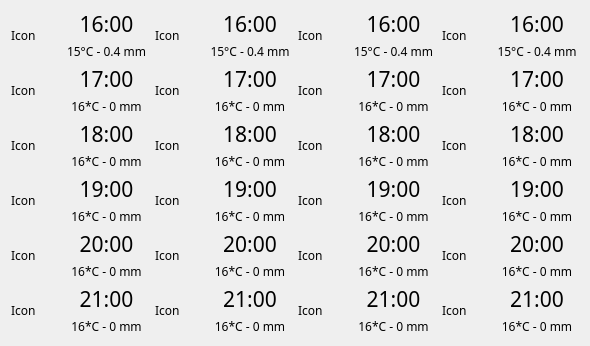
<?xml version="1.0" encoding="UTF-8"?>
<ui version="4.0">
 <class>Form</class>
 <widget class="QWidget" name="Form">
  <property name="geometry">
   <rect>
    <x>0</x>
    <y>0</y>
    <width>590</width>
    <height>346</height>
   </rect>
  </property>
  <property name="minimumSize">
   <size>
    <width>590</width>
    <height>346</height>
   </size>
  </property>
  <property name="maximumSize">
   <size>
    <width>590</width>
    <height>346</height>
   </size>
  </property>
  <property name="windowTitle">
   <string>Form</string>
  </property>
  <layout class="QHBoxLayout" name="horizontalLayout_2">
   <item>
    <layout class="QVBoxLayout" name="verticalLayout_3">
     <item>
      <layout class="QHBoxLayout" name="horizontalLayout_4">
       <item>
        <widget class="QLabel" name="icon_0">
         <property name="minimumSize">
          <size>
           <width>47</width>
           <height>47</height>
          </size>
         </property>
         <property name="maximumSize">
          <size>
           <width>47</width>
           <height>47</height>
          </size>
         </property>
         <property name="font">
          <font>
           <family>Cascadia Mono</family>
          </font>
         </property>
         <property name="text">
          <string>Icon</string>
         </property>
        </widget>
       </item>
       <item>
        <layout class="QVBoxLayout" name="verticalLayout_7">
         <item>
          <widget class="QLabel" name="time_0">
           <property name="font">
            <font>
             <family>Cascadia Mono</family>
             <pointsize>16</pointsize>
            </font>
           </property>
           <property name="text">
            <string>16:00</string>
           </property>
           <property name="alignment">
            <set>Qt::AlignCenter</set>
           </property>
          </widget>
         </item>
         <item>
          <widget class="QLabel" name="info_0">
           <property name="font">
            <font>
             <family>Cascadia Mono</family>
            </font>
           </property>
           <property name="text">
            <string>15°C - 0.4 mm</string>
           </property>
           <property name="alignment">
            <set>Qt::AlignCenter</set>
           </property>
          </widget>
         </item>
        </layout>
       </item>
      </layout>
     </item>
     <item>
      <layout class="QHBoxLayout" name="horizontalLayout_7">
       <item>
        <widget class="QLabel" name="icon_1">
         <property name="minimumSize">
          <size>
           <width>47</width>
           <height>47</height>
          </size>
         </property>
         <property name="maximumSize">
          <size>
           <width>47</width>
           <height>47</height>
          </size>
         </property>
         <property name="font">
          <font>
           <family>Cascadia Mono</family>
          </font>
         </property>
         <property name="text">
          <string>Icon</string>
         </property>
        </widget>
       </item>
       <item>
        <layout class="QVBoxLayout" name="verticalLayout_10">
         <item>
          <widget class="QLabel" name="time_1">
           <property name="font">
            <font>
             <family>Cascadia Mono</family>
             <pointsize>16</pointsize>
            </font>
           </property>
           <property name="text">
            <string>17:00</string>
           </property>
           <property name="alignment">
            <set>Qt::AlignCenter</set>
           </property>
          </widget>
         </item>
         <item>
          <widget class="QLabel" name="info_1">
           <property name="font">
            <font>
             <family>Cascadia Mono</family>
            </font>
           </property>
           <property name="text">
            <string>16*C - 0 mm</string>
           </property>
           <property name="alignment">
            <set>Qt::AlignCenter</set>
           </property>
          </widget>
         </item>
        </layout>
       </item>
      </layout>
     </item>
     <item>
      <layout class="QHBoxLayout" name="horizontalLayout_8">
       <item>
        <widget class="QLabel" name="icon_2">
         <property name="minimumSize">
          <size>
           <width>47</width>
           <height>47</height>
          </size>
         </property>
         <property name="maximumSize">
          <size>
           <width>47</width>
           <height>47</height>
          </size>
         </property>
         <property name="font">
          <font>
           <family>Cascadia Mono</family>
          </font>
         </property>
         <property name="text">
          <string>Icon</string>
         </property>
        </widget>
       </item>
       <item>
        <layout class="QVBoxLayout" name="verticalLayout_11">
         <item>
          <widget class="QLabel" name="time_2">
           <property name="font">
            <font>
             <family>Cascadia Mono</family>
             <pointsize>16</pointsize>
            </font>
           </property>
           <property name="text">
            <string>18:00</string>
           </property>
           <property name="alignment">
            <set>Qt::AlignCenter</set>
           </property>
          </widget>
         </item>
         <item>
          <widget class="QLabel" name="info_2">
           <property name="font">
            <font>
             <family>Cascadia Mono</family>
            </font>
           </property>
           <property name="text">
            <string>16*C - 0 mm</string>
           </property>
           <property name="alignment">
            <set>Qt::AlignCenter</set>
           </property>
          </widget>
         </item>
        </layout>
       </item>
      </layout>
     </item>
     <item>
      <layout class="QHBoxLayout" name="horizontalLayout_6">
       <item>
        <widget class="QLabel" name="icon_3">
         <property name="minimumSize">
          <size>
           <width>47</width>
           <height>47</height>
          </size>
         </property>
         <property name="maximumSize">
          <size>
           <width>47</width>
           <height>47</height>
          </size>
         </property>
         <property name="font">
          <font>
           <family>Cascadia Mono</family>
          </font>
         </property>
         <property name="text">
          <string>Icon</string>
         </property>
        </widget>
       </item>
       <item>
        <layout class="QVBoxLayout" name="verticalLayout_12">
         <item>
          <widget class="QLabel" name="time_3">
           <property name="font">
            <font>
             <family>Cascadia Mono</family>
             <pointsize>16</pointsize>
            </font>
           </property>
           <property name="text">
            <string>19:00</string>
           </property>
           <property name="alignment">
            <set>Qt::AlignCenter</set>
           </property>
          </widget>
         </item>
         <item>
          <widget class="QLabel" name="info_3">
           <property name="font">
            <font>
             <family>Cascadia Mono</family>
            </font>
           </property>
           <property name="text">
            <string>16*C - 0 mm</string>
           </property>
           <property name="alignment">
            <set>Qt::AlignCenter</set>
           </property>
          </widget>
         </item>
        </layout>
       </item>
      </layout>
     </item>
     <item>
      <layout class="QHBoxLayout" name="horizontalLayout_5">
       <item>
        <widget class="QLabel" name="icon_4">
         <property name="minimumSize">
          <size>
           <width>47</width>
           <height>47</height>
          </size>
         </property>
         <property name="maximumSize">
          <size>
           <width>47</width>
           <height>47</height>
          </size>
         </property>
         <property name="font">
          <font>
           <family>Cascadia Mono</family>
          </font>
         </property>
         <property name="text">
          <string>Icon</string>
         </property>
        </widget>
       </item>
       <item>
        <layout class="QVBoxLayout" name="verticalLayout_13">
         <item>
          <widget class="QLabel" name="time_4">
           <property name="font">
            <font>
             <family>Cascadia Mono</family>
             <pointsize>16</pointsize>
            </font>
           </property>
           <property name="text">
            <string>20:00</string>
           </property>
           <property name="alignment">
            <set>Qt::AlignCenter</set>
           </property>
          </widget>
         </item>
         <item>
          <widget class="QLabel" name="info_4">
           <property name="font">
            <font>
             <family>Cascadia Mono</family>
            </font>
           </property>
           <property name="text">
            <string>16*C - 0 mm</string>
           </property>
           <property name="alignment">
            <set>Qt::AlignCenter</set>
           </property>
          </widget>
         </item>
        </layout>
       </item>
      </layout>
     </item>
     <item>
      <layout class="QHBoxLayout" name="horizontalLayout_3">
       <item>
        <widget class="QLabel" name="icon_5">
         <property name="minimumSize">
          <size>
           <width>47</width>
           <height>47</height>
          </size>
         </property>
         <property name="maximumSize">
          <size>
           <width>47</width>
           <height>47</height>
          </size>
         </property>
         <property name="font">
          <font>
           <family>Cascadia Mono</family>
          </font>
         </property>
         <property name="text">
          <string>Icon</string>
         </property>
        </widget>
       </item>
       <item>
        <layout class="QVBoxLayout" name="verticalLayout_14">
         <item>
          <widget class="QLabel" name="time_5">
           <property name="font">
            <font>
             <family>Cascadia Mono</family>
             <pointsize>16</pointsize>
            </font>
           </property>
           <property name="text">
            <string>21:00</string>
           </property>
           <property name="alignment">
            <set>Qt::AlignCenter</set>
           </property>
          </widget>
         </item>
         <item>
          <widget class="QLabel" name="info_5">
           <property name="font">
            <font>
             <family>Cascadia Mono</family>
            </font>
           </property>
           <property name="text">
            <string>16*C - 0 mm</string>
           </property>
           <property name="alignment">
            <set>Qt::AlignCenter</set>
           </property>
          </widget>
         </item>
        </layout>
       </item>
      </layout>
     </item>
    </layout>
   </item>
   <item>
    <layout class="QVBoxLayout" name="verticalLayout_4">
     <item>
      <layout class="QHBoxLayout" name="horizontalLayout_9">
       <item>
        <widget class="QLabel" name="icon_6">
         <property name="minimumSize">
          <size>
           <width>47</width>
           <height>47</height>
          </size>
         </property>
         <property name="maximumSize">
          <size>
           <width>47</width>
           <height>47</height>
          </size>
         </property>
         <property name="font">
          <font>
           <family>Cascadia Mono</family>
          </font>
         </property>
         <property name="text">
          <string>Icon</string>
         </property>
        </widget>
       </item>
       <item>
        <layout class="QVBoxLayout" name="verticalLayout_15">
         <item>
          <widget class="QLabel" name="time_6">
           <property name="font">
            <font>
             <family>Cascadia Mono</family>
             <pointsize>16</pointsize>
            </font>
           </property>
           <property name="text">
            <string>16:00</string>
           </property>
           <property name="alignment">
            <set>Qt::AlignCenter</set>
           </property>
          </widget>
         </item>
         <item>
          <widget class="QLabel" name="info_6">
           <property name="font">
            <font>
             <family>Cascadia Mono</family>
            </font>
           </property>
           <property name="text">
            <string>15°C - 0.4 mm</string>
           </property>
           <property name="alignment">
            <set>Qt::AlignCenter</set>
           </property>
          </widget>
         </item>
        </layout>
       </item>
      </layout>
     </item>
     <item>
      <layout class="QHBoxLayout" name="horizontalLayout_10">
       <item>
        <widget class="QLabel" name="icon_7">
         <property name="minimumSize">
          <size>
           <width>47</width>
           <height>47</height>
          </size>
         </property>
         <property name="maximumSize">
          <size>
           <width>47</width>
           <height>47</height>
          </size>
         </property>
         <property name="font">
          <font>
           <family>Cascadia Mono</family>
          </font>
         </property>
         <property name="text">
          <string>Icon</string>
         </property>
        </widget>
       </item>
       <item>
        <layout class="QVBoxLayout" name="verticalLayout_16">
         <item>
          <widget class="QLabel" name="time_7">
           <property name="font">
            <font>
             <family>Cascadia Mono</family>
             <pointsize>16</pointsize>
            </font>
           </property>
           <property name="text">
            <string>17:00</string>
           </property>
           <property name="alignment">
            <set>Qt::AlignCenter</set>
           </property>
          </widget>
         </item>
         <item>
          <widget class="QLabel" name="info_7">
           <property name="font">
            <font>
             <family>Cascadia Mono</family>
            </font>
           </property>
           <property name="text">
            <string>16*C - 0 mm</string>
           </property>
           <property name="alignment">
            <set>Qt::AlignCenter</set>
           </property>
          </widget>
         </item>
        </layout>
       </item>
      </layout>
     </item>
     <item>
      <layout class="QHBoxLayout" name="horizontalLayout_11">
       <item>
        <widget class="QLabel" name="icon_8">
         <property name="minimumSize">
          <size>
           <width>47</width>
           <height>47</height>
          </size>
         </property>
         <property name="maximumSize">
          <size>
           <width>47</width>
           <height>47</height>
          </size>
         </property>
         <property name="font">
          <font>
           <family>Cascadia Mono</family>
          </font>
         </property>
         <property name="text">
          <string>Icon</string>
         </property>
        </widget>
       </item>
       <item>
        <layout class="QVBoxLayout" name="verticalLayout_17">
         <item>
          <widget class="QLabel" name="time_8">
           <property name="font">
            <font>
             <family>Cascadia Mono</family>
             <pointsize>16</pointsize>
            </font>
           </property>
           <property name="text">
            <string>18:00</string>
           </property>
           <property name="alignment">
            <set>Qt::AlignCenter</set>
           </property>
          </widget>
         </item>
         <item>
          <widget class="QLabel" name="info_8">
           <property name="font">
            <font>
             <family>Cascadia Mono</family>
            </font>
           </property>
           <property name="text">
            <string>16*C - 0 mm</string>
           </property>
           <property name="alignment">
            <set>Qt::AlignCenter</set>
           </property>
          </widget>
         </item>
        </layout>
       </item>
      </layout>
     </item>
     <item>
      <layout class="QHBoxLayout" name="horizontalLayout_12">
       <item>
        <widget class="QLabel" name="icon_9">
         <property name="minimumSize">
          <size>
           <width>47</width>
           <height>47</height>
          </size>
         </property>
         <property name="maximumSize">
          <size>
           <width>47</width>
           <height>47</height>
          </size>
         </property>
         <property name="font">
          <font>
           <family>Cascadia Mono</family>
          </font>
         </property>
         <property name="text">
          <string>Icon</string>
         </property>
        </widget>
       </item>
       <item>
        <layout class="QVBoxLayout" name="verticalLayout_18">
         <item>
          <widget class="QLabel" name="time_9">
           <property name="font">
            <font>
             <family>Cascadia Mono</family>
             <pointsize>16</pointsize>
            </font>
           </property>
           <property name="text">
            <string>19:00</string>
           </property>
           <property name="alignment">
            <set>Qt::AlignCenter</set>
           </property>
          </widget>
         </item>
         <item>
          <widget class="QLabel" name="info_9">
           <property name="font">
            <font>
             <family>Cascadia Mono</family>
            </font>
           </property>
           <property name="text">
            <string>16*C - 0 mm</string>
           </property>
           <property name="alignment">
            <set>Qt::AlignCenter</set>
           </property>
          </widget>
         </item>
        </layout>
       </item>
      </layout>
     </item>
     <item>
      <layout class="QHBoxLayout" name="horizontalLayout_13">
       <item>
        <widget class="QLabel" name="icon_10">
         <property name="minimumSize">
          <size>
           <width>47</width>
           <height>47</height>
          </size>
         </property>
         <property name="maximumSize">
          <size>
           <width>47</width>
           <height>47</height>
          </size>
         </property>
         <property name="font">
          <font>
           <family>Cascadia Mono</family>
          </font>
         </property>
         <property name="text">
          <string>Icon</string>
         </property>
        </widget>
       </item>
       <item>
        <layout class="QVBoxLayout" name="verticalLayout_19">
         <item>
          <widget class="QLabel" name="time_10">
           <property name="font">
            <font>
             <family>Cascadia Mono</family>
             <pointsize>16</pointsize>
            </font>
           </property>
           <property name="text">
            <string>20:00</string>
           </property>
           <property name="alignment">
            <set>Qt::AlignCenter</set>
           </property>
          </widget>
         </item>
         <item>
          <widget class="QLabel" name="info_10">
           <property name="font">
            <font>
             <family>Cascadia Mono</family>
            </font>
           </property>
           <property name="text">
            <string>16*C - 0 mm</string>
           </property>
           <property name="alignment">
            <set>Qt::AlignCenter</set>
           </property>
          </widget>
         </item>
        </layout>
       </item>
      </layout>
     </item>
     <item>
      <layout class="QHBoxLayout" name="horizontalLayout_14">
       <item>
        <widget class="QLabel" name="icon_11">
         <property name="minimumSize">
          <size>
           <width>47</width>
           <height>47</height>
          </size>
         </property>
         <property name="maximumSize">
          <size>
           <width>47</width>
           <height>47</height>
          </size>
         </property>
         <property name="font">
          <font>
           <family>Cascadia Mono</family>
          </font>
         </property>
         <property name="text">
          <string>Icon</string>
         </property>
        </widget>
       </item>
       <item>
        <layout class="QVBoxLayout" name="verticalLayout_20">
         <item>
          <widget class="QLabel" name="time_11">
           <property name="font">
            <font>
             <family>Cascadia Mono</family>
             <pointsize>16</pointsize>
            </font>
           </property>
           <property name="text">
            <string>21:00</string>
           </property>
           <property name="alignment">
            <set>Qt::AlignCenter</set>
           </property>
          </widget>
         </item>
         <item>
          <widget class="QLabel" name="info_11">
           <property name="font">
            <font>
             <family>Cascadia Mono</family>
            </font>
           </property>
           <property name="text">
            <string>16*C - 0 mm</string>
           </property>
           <property name="alignment">
            <set>Qt::AlignCenter</set>
           </property>
          </widget>
         </item>
        </layout>
       </item>
      </layout>
     </item>
    </layout>
   </item>
   <item>
    <layout class="QVBoxLayout" name="verticalLayout_5">
     <item>
      <layout class="QHBoxLayout" name="horizontalLayout_15">
       <item>
        <widget class="QLabel" name="icon_12">
         <property name="minimumSize">
          <size>
           <width>47</width>
           <height>47</height>
          </size>
         </property>
         <property name="maximumSize">
          <size>
           <width>47</width>
           <height>47</height>
          </size>
         </property>
         <property name="font">
          <font>
           <family>Cascadia Mono</family>
          </font>
         </property>
         <property name="text">
          <string>Icon</string>
         </property>
        </widget>
       </item>
       <item>
        <layout class="QVBoxLayout" name="verticalLayout_21">
         <item>
          <widget class="QLabel" name="time_12">
           <property name="font">
            <font>
             <family>Cascadia Mono</family>
             <pointsize>16</pointsize>
            </font>
           </property>
           <property name="text">
            <string>16:00</string>
           </property>
           <property name="alignment">
            <set>Qt::AlignCenter</set>
           </property>
          </widget>
         </item>
         <item>
          <widget class="QLabel" name="info_12">
           <property name="font">
            <font>
             <family>Cascadia Mono</family>
            </font>
           </property>
           <property name="text">
            <string>15°C - 0.4 mm</string>
           </property>
           <property name="alignment">
            <set>Qt::AlignCenter</set>
           </property>
          </widget>
         </item>
        </layout>
       </item>
      </layout>
     </item>
     <item>
      <layout class="QHBoxLayout" name="horizontalLayout_16">
       <item>
        <widget class="QLabel" name="icon_13">
         <property name="minimumSize">
          <size>
           <width>47</width>
           <height>47</height>
          </size>
         </property>
         <property name="maximumSize">
          <size>
           <width>47</width>
           <height>47</height>
          </size>
         </property>
         <property name="font">
          <font>
           <family>Cascadia Mono</family>
          </font>
         </property>
         <property name="text">
          <string>Icon</string>
         </property>
        </widget>
       </item>
       <item>
        <layout class="QVBoxLayout" name="verticalLayout_22">
         <item>
          <widget class="QLabel" name="time_13">
           <property name="font">
            <font>
             <family>Cascadia Mono</family>
             <pointsize>16</pointsize>
            </font>
           </property>
           <property name="text">
            <string>17:00</string>
           </property>
           <property name="alignment">
            <set>Qt::AlignCenter</set>
           </property>
          </widget>
         </item>
         <item>
          <widget class="QLabel" name="info_13">
           <property name="font">
            <font>
             <family>Cascadia Mono</family>
            </font>
           </property>
           <property name="text">
            <string>16*C - 0 mm</string>
           </property>
           <property name="alignment">
            <set>Qt::AlignCenter</set>
           </property>
          </widget>
         </item>
        </layout>
       </item>
      </layout>
     </item>
     <item>
      <layout class="QHBoxLayout" name="horizontalLayout_17">
       <item>
        <widget class="QLabel" name="icon_14">
         <property name="minimumSize">
          <size>
           <width>47</width>
           <height>47</height>
          </size>
         </property>
         <property name="maximumSize">
          <size>
           <width>47</width>
           <height>47</height>
          </size>
         </property>
         <property name="font">
          <font>
           <family>Cascadia Mono</family>
          </font>
         </property>
         <property name="text">
          <string>Icon</string>
         </property>
        </widget>
       </item>
       <item>
        <layout class="QVBoxLayout" name="verticalLayout_23">
         <item>
          <widget class="QLabel" name="time_14">
           <property name="font">
            <font>
             <family>Cascadia Mono</family>
             <pointsize>16</pointsize>
            </font>
           </property>
           <property name="text">
            <string>18:00</string>
           </property>
           <property name="alignment">
            <set>Qt::AlignCenter</set>
           </property>
          </widget>
         </item>
         <item>
          <widget class="QLabel" name="info_14">
           <property name="font">
            <font>
             <family>Cascadia Mono</family>
            </font>
           </property>
           <property name="text">
            <string>16*C - 0 mm</string>
           </property>
           <property name="alignment">
            <set>Qt::AlignCenter</set>
           </property>
          </widget>
         </item>
        </layout>
       </item>
      </layout>
     </item>
     <item>
      <layout class="QHBoxLayout" name="horizontalLayout_18">
       <item>
        <widget class="QLabel" name="icon_15">
         <property name="minimumSize">
          <size>
           <width>47</width>
           <height>47</height>
          </size>
         </property>
         <property name="maximumSize">
          <size>
           <width>47</width>
           <height>47</height>
          </size>
         </property>
         <property name="font">
          <font>
           <family>Cascadia Mono</family>
          </font>
         </property>
         <property name="text">
          <string>Icon</string>
         </property>
        </widget>
       </item>
       <item>
        <layout class="QVBoxLayout" name="verticalLayout_24">
         <item>
          <widget class="QLabel" name="time_15">
           <property name="font">
            <font>
             <family>Cascadia Mono</family>
             <pointsize>16</pointsize>
            </font>
           </property>
           <property name="text">
            <string>19:00</string>
           </property>
           <property name="alignment">
            <set>Qt::AlignCenter</set>
           </property>
          </widget>
         </item>
         <item>
          <widget class="QLabel" name="info_15">
           <property name="font">
            <font>
             <family>Cascadia Mono</family>
            </font>
           </property>
           <property name="text">
            <string>16*C - 0 mm</string>
           </property>
           <property name="alignment">
            <set>Qt::AlignCenter</set>
           </property>
          </widget>
         </item>
        </layout>
       </item>
      </layout>
     </item>
     <item>
      <layout class="QHBoxLayout" name="horizontalLayout_19">
       <item>
        <widget class="QLabel" name="icon_16">
         <property name="minimumSize">
          <size>
           <width>47</width>
           <height>47</height>
          </size>
         </property>
         <property name="maximumSize">
          <size>
           <width>47</width>
           <height>47</height>
          </size>
         </property>
         <property name="font">
          <font>
           <family>Cascadia Mono</family>
          </font>
         </property>
         <property name="text">
          <string>Icon</string>
         </property>
        </widget>
       </item>
       <item>
        <layout class="QVBoxLayout" name="verticalLayout_25">
         <item>
          <widget class="QLabel" name="time_16">
           <property name="font">
            <font>
             <family>Cascadia Mono</family>
             <pointsize>16</pointsize>
            </font>
           </property>
           <property name="text">
            <string>20:00</string>
           </property>
           <property name="alignment">
            <set>Qt::AlignCenter</set>
           </property>
          </widget>
         </item>
         <item>
          <widget class="QLabel" name="info_16">
           <property name="font">
            <font>
             <family>Cascadia Mono</family>
            </font>
           </property>
           <property name="text">
            <string>16*C - 0 mm</string>
           </property>
           <property name="alignment">
            <set>Qt::AlignCenter</set>
           </property>
          </widget>
         </item>
        </layout>
       </item>
      </layout>
     </item>
     <item>
      <layout class="QHBoxLayout" name="horizontalLayout_20">
       <item>
        <widget class="QLabel" name="icon_17">
         <property name="minimumSize">
          <size>
           <width>47</width>
           <height>47</height>
          </size>
         </property>
         <property name="maximumSize">
          <size>
           <width>47</width>
           <height>47</height>
          </size>
         </property>
         <property name="font">
          <font>
           <family>Cascadia Mono</family>
          </font>
         </property>
         <property name="text">
          <string>Icon</string>
         </property>
        </widget>
       </item>
       <item>
        <layout class="QVBoxLayout" name="verticalLayout_26">
         <item>
          <widget class="QLabel" name="time_17">
           <property name="font">
            <font>
             <family>Cascadia Mono</family>
             <pointsize>16</pointsize>
            </font>
           </property>
           <property name="text">
            <string>21:00</string>
           </property>
           <property name="alignment">
            <set>Qt::AlignCenter</set>
           </property>
          </widget>
         </item>
         <item>
          <widget class="QLabel" name="info_17">
           <property name="font">
            <font>
             <family>Cascadia Mono</family>
            </font>
           </property>
           <property name="text">
            <string>16*C - 0 mm</string>
           </property>
           <property name="alignment">
            <set>Qt::AlignCenter</set>
           </property>
          </widget>
         </item>
        </layout>
       </item>
      </layout>
     </item>
    </layout>
   </item>
   <item>
    <layout class="QVBoxLayout" name="verticalLayout_6">
     <item>
      <layout class="QHBoxLayout" name="horizontalLayout_21">
       <item>
        <widget class="QLabel" name="icon_18">
         <property name="minimumSize">
          <size>
           <width>47</width>
           <height>47</height>
          </size>
         </property>
         <property name="maximumSize">
          <size>
           <width>47</width>
           <height>47</height>
          </size>
         </property>
         <property name="font">
          <font>
           <family>Cascadia Mono</family>
          </font>
         </property>
         <property name="text">
          <string>Icon</string>
         </property>
        </widget>
       </item>
       <item>
        <layout class="QVBoxLayout" name="verticalLayout_27">
         <item>
          <widget class="QLabel" name="time_18">
           <property name="font">
            <font>
             <family>Cascadia Mono</family>
             <pointsize>16</pointsize>
            </font>
           </property>
           <property name="text">
            <string>16:00</string>
           </property>
           <property name="alignment">
            <set>Qt::AlignCenter</set>
           </property>
          </widget>
         </item>
         <item>
          <widget class="QLabel" name="info_18">
           <property name="font">
            <font>
             <family>Cascadia Mono</family>
            </font>
           </property>
           <property name="text">
            <string>15°C - 0.4 mm</string>
           </property>
           <property name="alignment">
            <set>Qt::AlignCenter</set>
           </property>
          </widget>
         </item>
        </layout>
       </item>
      </layout>
     </item>
     <item>
      <layout class="QHBoxLayout" name="horizontalLayout_22">
       <item>
        <widget class="QLabel" name="icon_19">
         <property name="minimumSize">
          <size>
           <width>47</width>
           <height>47</height>
          </size>
         </property>
         <property name="maximumSize">
          <size>
           <width>47</width>
           <height>47</height>
          </size>
         </property>
         <property name="font">
          <font>
           <family>Cascadia Mono</family>
          </font>
         </property>
         <property name="text">
          <string>Icon</string>
         </property>
        </widget>
       </item>
       <item>
        <layout class="QVBoxLayout" name="verticalLayout_28">
         <item>
          <widget class="QLabel" name="time_19">
           <property name="font">
            <font>
             <family>Cascadia Mono</family>
             <pointsize>16</pointsize>
            </font>
           </property>
           <property name="text">
            <string>17:00</string>
           </property>
           <property name="alignment">
            <set>Qt::AlignCenter</set>
           </property>
          </widget>
         </item>
         <item>
          <widget class="QLabel" name="info_19">
           <property name="font">
            <font>
             <family>Cascadia Mono</family>
            </font>
           </property>
           <property name="text">
            <string>16*C - 0 mm</string>
           </property>
           <property name="alignment">
            <set>Qt::AlignCenter</set>
           </property>
          </widget>
         </item>
        </layout>
       </item>
      </layout>
     </item>
     <item>
      <layout class="QHBoxLayout" name="horizontalLayout_23">
       <item>
        <widget class="QLabel" name="icon_20">
         <property name="minimumSize">
          <size>
           <width>47</width>
           <height>47</height>
          </size>
         </property>
         <property name="maximumSize">
          <size>
           <width>47</width>
           <height>47</height>
          </size>
         </property>
         <property name="font">
          <font>
           <family>Cascadia Mono</family>
          </font>
         </property>
         <property name="text">
          <string>Icon</string>
         </property>
        </widget>
       </item>
       <item>
        <layout class="QVBoxLayout" name="verticalLayout_29">
         <item>
          <widget class="QLabel" name="time_20">
           <property name="font">
            <font>
             <family>Cascadia Mono</family>
             <pointsize>16</pointsize>
            </font>
           </property>
           <property name="text">
            <string>18:00</string>
           </property>
           <property name="alignment">
            <set>Qt::AlignCenter</set>
           </property>
          </widget>
         </item>
         <item>
          <widget class="QLabel" name="info_20">
           <property name="font">
            <font>
             <family>Cascadia Mono</family>
            </font>
           </property>
           <property name="text">
            <string>16*C - 0 mm</string>
           </property>
           <property name="alignment">
            <set>Qt::AlignCenter</set>
           </property>
          </widget>
         </item>
        </layout>
       </item>
      </layout>
     </item>
     <item>
      <layout class="QHBoxLayout" name="horizontalLayout_24">
       <item>
        <widget class="QLabel" name="icon_21">
         <property name="minimumSize">
          <size>
           <width>47</width>
           <height>47</height>
          </size>
         </property>
         <property name="maximumSize">
          <size>
           <width>47</width>
           <height>47</height>
          </size>
         </property>
         <property name="font">
          <font>
           <family>Cascadia Mono</family>
          </font>
         </property>
         <property name="text">
          <string>Icon</string>
         </property>
        </widget>
       </item>
       <item>
        <layout class="QVBoxLayout" name="verticalLayout_30">
         <item>
          <widget class="QLabel" name="time_21">
           <property name="font">
            <font>
             <family>Cascadia Mono</family>
             <pointsize>16</pointsize>
            </font>
           </property>
           <property name="text">
            <string>19:00</string>
           </property>
           <property name="alignment">
            <set>Qt::AlignCenter</set>
           </property>
          </widget>
         </item>
         <item>
          <widget class="QLabel" name="info_21">
           <property name="font">
            <font>
             <family>Cascadia Mono</family>
            </font>
           </property>
           <property name="text">
            <string>16*C - 0 mm</string>
           </property>
           <property name="alignment">
            <set>Qt::AlignCenter</set>
           </property>
          </widget>
         </item>
        </layout>
       </item>
      </layout>
     </item>
     <item>
      <layout class="QHBoxLayout" name="horizontalLayout_25">
       <item>
        <widget class="QLabel" name="icon_22">
         <property name="minimumSize">
          <size>
           <width>47</width>
           <height>47</height>
          </size>
         </property>
         <property name="maximumSize">
          <size>
           <width>47</width>
           <height>47</height>
          </size>
         </property>
         <property name="font">
          <font>
           <family>Cascadia Mono</family>
          </font>
         </property>
         <property name="text">
          <string>Icon</string>
         </property>
        </widget>
       </item>
       <item>
        <layout class="QVBoxLayout" name="verticalLayout_31">
         <item>
          <widget class="QLabel" name="time_22">
           <property name="font">
            <font>
             <family>Cascadia Mono</family>
             <pointsize>16</pointsize>
            </font>
           </property>
           <property name="text">
            <string>20:00</string>
           </property>
           <property name="alignment">
            <set>Qt::AlignCenter</set>
           </property>
          </widget>
         </item>
         <item>
          <widget class="QLabel" name="info_22">
           <property name="font">
            <font>
             <family>Cascadia Mono</family>
            </font>
           </property>
           <property name="text">
            <string>16*C - 0 mm</string>
           </property>
           <property name="alignment">
            <set>Qt::AlignCenter</set>
           </property>
          </widget>
         </item>
        </layout>
       </item>
      </layout>
     </item>
     <item>
      <layout class="QHBoxLayout" name="horizontalLayout_26">
       <item>
        <widget class="QLabel" name="icon_23">
         <property name="minimumSize">
          <size>
           <width>47</width>
           <height>47</height>
          </size>
         </property>
         <property name="maximumSize">
          <size>
           <width>47</width>
           <height>47</height>
          </size>
         </property>
         <property name="font">
          <font>
           <family>Cascadia Mono</family>
          </font>
         </property>
         <property name="text">
          <string>Icon</string>
         </property>
        </widget>
       </item>
       <item>
        <layout class="QVBoxLayout" name="verticalLayout_32">
         <item>
          <widget class="QLabel" name="time_23">
           <property name="font">
            <font>
             <family>Cascadia Mono</family>
             <pointsize>16</pointsize>
            </font>
           </property>
           <property name="text">
            <string>21:00</string>
           </property>
           <property name="alignment">
            <set>Qt::AlignCenter</set>
           </property>
          </widget>
         </item>
         <item>
          <widget class="QLabel" name="info_23">
           <property name="font">
            <font>
             <family>Cascadia Mono</family>
            </font>
           </property>
           <property name="text">
            <string>16*C - 0 mm</string>
           </property>
           <property name="alignment">
            <set>Qt::AlignCenter</set>
           </property>
          </widget>
         </item>
        </layout>
       </item>
      </layout>
     </item>
    </layout>
   </item>
  </layout>
 </widget>
 <resources/>
 <connections/>
</ui>
